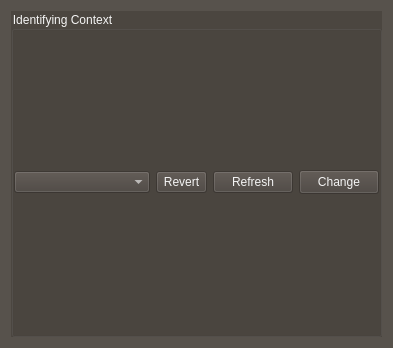
<?xml version="1.0" encoding="UTF-8"?>
<ui version="4.0">
 <class>Form</class>
 <widget class="QWidget" name="Form">
  <property name="geometry">
   <rect>
    <x>0</x>
    <y>0</y>
    <width>393</width>
    <height>348</height>
   </rect>
  </property>
  <property name="windowTitle">
   <string>Form</string>
  </property>
  <property name="styleSheet">
   <string notr="true">background-color: rgb(71, 58, 46);
border-color: rgb(207, 207, 207);
background-color: rgba(71, 65, 60, 180);
color: rgb(244, 244, 244);
border-color: rgb(0, 0, 0);</string>
  </property>
  <layout class="QVBoxLayout" name="verticalLayout">
   <item>
    <widget class="QGroupBox" name="groupBox">
     <property name="enabled">
      <bool>true</bool>
     </property>
     <property name="title">
      <string>Identifying Context</string>
     </property>
     <layout class="QHBoxLayout" name="horizontalLayout">
      <property name="leftMargin">
       <number>0</number>
      </property>
      <property name="topMargin">
       <number>0</number>
      </property>
      <property name="rightMargin">
       <number>0</number>
      </property>
      <property name="bottomMargin">
       <number>0</number>
      </property>
      <item>
       <widget class="QComboBox" name="cmbIdentifyingContext">
        <property name="sizePolicy">
         <sizepolicy hsizetype="Preferred" vsizetype="Fixed">
          <horstretch>1</horstretch>
          <verstretch>0</verstretch>
         </sizepolicy>
        </property>
        <property name="minimumSize">
         <size>
          <width>0</width>
          <height>22</height>
         </size>
        </property>
        <property name="baseSize">
         <size>
          <width>0</width>
          <height>22</height>
         </size>
        </property>
       </widget>
      </item>
      <item>
       <widget class="QToolButton" name="btnRevert">
        <property name="minimumSize">
         <size>
          <width>0</width>
          <height>22</height>
         </size>
        </property>
        <property name="baseSize">
         <size>
          <width>0</width>
          <height>22</height>
         </size>
        </property>
        <property name="text">
         <string>Revert</string>
        </property>
       </widget>
      </item>
      <item>
       <widget class="QPushButton" name="btnRefresh">
        <property name="text">
         <string>Refresh</string>
        </property>
       </widget>
      </item>
      <item>
       <widget class="QPushButton" name="btnConfirm">
        <property name="minimumSize">
         <size>
          <width>0</width>
          <height>24</height>
         </size>
        </property>
        <property name="baseSize">
         <size>
          <width>0</width>
          <height>24</height>
         </size>
        </property>
        <property name="text">
         <string>Change</string>
        </property>
       </widget>
      </item>
     </layout>
    </widget>
   </item>
  </layout>
 </widget>
 <resources/>
 <connections/>
</ui>
